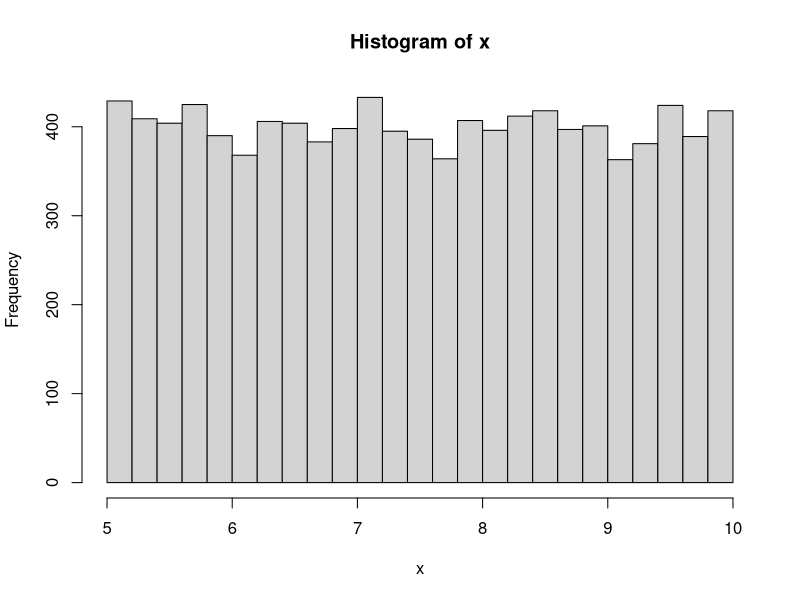
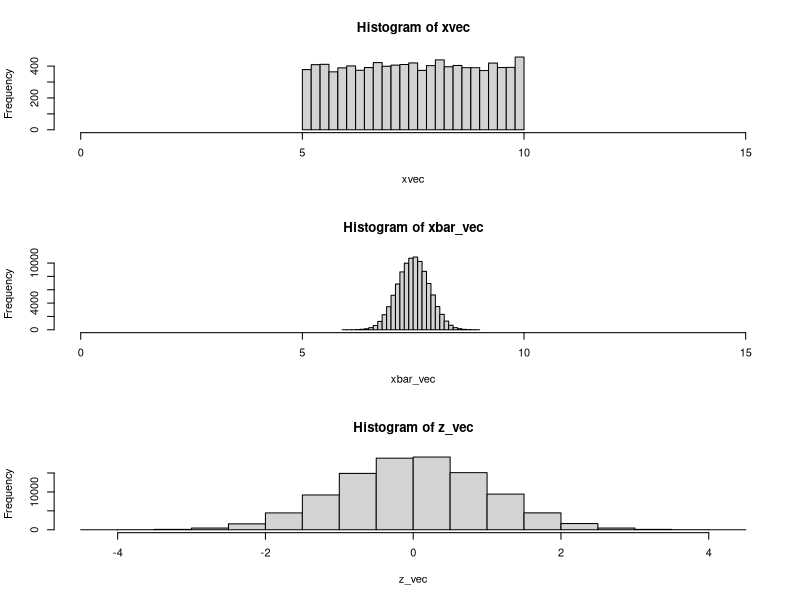

Generate these figures, in order, with R:
#xvec=rnorm(10,mean=6,sd=1.5)
#print(xvec)
###to generate random variables(x bar)
##Central limit theorem by sampling from Gaussian
##To check the uniform_distribution
a=5
b=10
x=runif(10000,a,b)
hist(x,breaks=20)
mu=1/2*(a+b)
sigma=sqrt(1/12*(b-a)^2)
xbar_vec=c()
n=16
z_vec=c()
#^to create an empty vector, which can be appended later
for(i in 1:100000){
  x=runif(n,a,b)
  xbar=mean(x)
  xbar_vec=c(xbar_vec,xbar)
  ##This will add the value of xbar to xbar_vec
  z=(xbar-mu)/(sigma/sqrt(n))
  z_vec=c(z_vec,z)
}
xvec=runif(10000,a,b)
par(mfrow=c(3,1))
hist(xvec,breaks=30,xlim=c(0,15))
hist(xbar_vec,breaks = 30,xlim=c(0,15))
hist(z_vec,breaks=20)
print(mean(xvec))
print(sd(xvec))
print(mean(xbar_vec))
print(sd(xbar_vec))
####From
